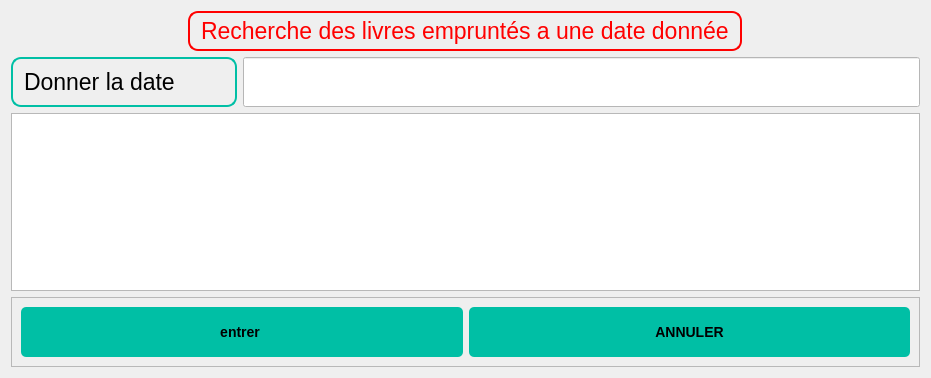
<?xml version="1.0" encoding="UTF-8"?>
<ui version="4.0">
 <class>Dialog</class>
 <widget class="QDialog" name="Dialog">
  <property name="geometry">
   <rect>
    <x>0</x>
    <y>0</y>
    <width>931</width>
    <height>378</height>
   </rect>
  </property>
  <property name="windowTitle">
   <string>Dialog</string>
  </property>
  <property name="styleSheet">
   <string notr="true">QLabel {
    background-color: none;
    border: 2px solid #00BFA5;
    border-radius: 10px;
    padding: 5px;
    color: #000000;
    font-size: 17pt;
    font-family: Arial, sans-serif;
}
QPushButton {
    font-family: &quot;Arial&quot;, sans-serif;
    font-size: 14px;
    font-weight: bold;
    color: #000000;
    background-color: #00BFA5;
    border: none;
    border-radius: 5px;
    padding: 8px 16px;
    text-align: center;
    text-transform: uppercase;
}

QPushButton:hover {
    background-color: #009980;
}
</string>
  </property>
  <layout class="QGridLayout" name="gridLayout">
   <item row="1" column="0">
    <widget class="QLabel" name="label">
     <property name="styleSheet">
      <string notr="true">
QLabel {
  background-color: none;
  border: 2px solid #00BFA5;
  border-radius: 10px;
  padding: 5px;
  color: #000000;
  font-size: 17pt;
  font-family: Arial, sans-serif;
}
</string>
     </property>
     <property name="text">
      <string>Donner la date</string>
     </property>
    </widget>
   </item>
   <item row="2" column="0" colspan="4">
    <widget class="QTableView" name="tableView"/>
   </item>
   <item row="3" column="0" colspan="4">
    <widget class="QFrame" name="frame">
     <property name="frameShape">
      <enum>QFrame::StyledPanel</enum>
     </property>
     <property name="frameShadow">
      <enum>QFrame::Raised</enum>
     </property>
     <layout class="QGridLayout" name="gridLayout_2">
      <item row="0" column="1">
       <widget class="QPushButton" name="pushButton">
        <property name="minimumSize">
         <size>
          <width>0</width>
          <height>50</height>
         </size>
        </property>
        <property name="styleSheet">
         <string notr="true">/* Buttons */
QPushButton {
    font-family: &quot;Arial&quot;, sans-serif;
    font-size: 14px;
    font-weight: bold;
    color: #000000; /* Black text color */
    background-color: #00BFA5; /* Teal button background color */
    border: none;
    border-radius: 5px;
    padding: 8px 16px;
    text-align: center; /* Center align button text */
    text-transform: uppercase; /* Uppercase button text */
}

QPushButton:hover {
    background-color: #009980; /* Darker teal button background color on hover */
}</string>
        </property>
        <property name="text">
         <string>entrer </string>
        </property>
       </widget>
      </item>
      <item row="0" column="2">
       <widget class="QPushButton" name="pushButton_2">
        <property name="minimumSize">
         <size>
          <width>0</width>
          <height>50</height>
         </size>
        </property>
        <property name="styleSheet">
         <string notr="true">/* Buttons */
QPushButton {
    font-family: &quot;Arial&quot;, sans-serif;
    font-size: 14px;
    font-weight: bold;
    color: #000000; /* Black text color */
    background-color: #00BFA5; /* Teal button background color */
    border: none;
    border-radius: 5px;
    padding: 8px 16px;
    text-align: center; /* Center align button text */
    text-transform: uppercase; /* Uppercase button text */
}

QPushButton:hover {
    background-color: #009980; /* Darker teal button background color on hover */
}</string>
        </property>
        <property name="text">
         <string>ANNULER</string>
        </property>
       </widget>
      </item>
     </layout>
    </widget>
   </item>
   <item row="1" column="1" colspan="3">
    <widget class="QLineEdit" name="lineEdit">
     <property name="minimumSize">
      <size>
       <width>0</width>
       <height>50</height>
      </size>
     </property>
     <property name="styleSheet">
      <string notr="true">background-color: rgb(255, 255, 255);</string>
     </property>
    </widget>
   </item>
   <item row="0" column="0" colspan="4" alignment="Qt::AlignHCenter">
    <widget class="QLabel" name="label_2">
     <property name="styleSheet">
      <string notr="true">
QLabel {
  background-color: none;
  border: 2px solid red;
  border-radius: 10px;
  padding: 5px;
  color: red;
  font-size: 17pt;
  font-family: Arial, sans-serif;
  

}
</string>
     </property>
     <property name="text">
      <string>Recherche des livres empruntés a une date donnée</string>
     </property>
    </widget>
   </item>
  </layout>
 </widget>
 <resources/>
 <connections/>
</ui>
